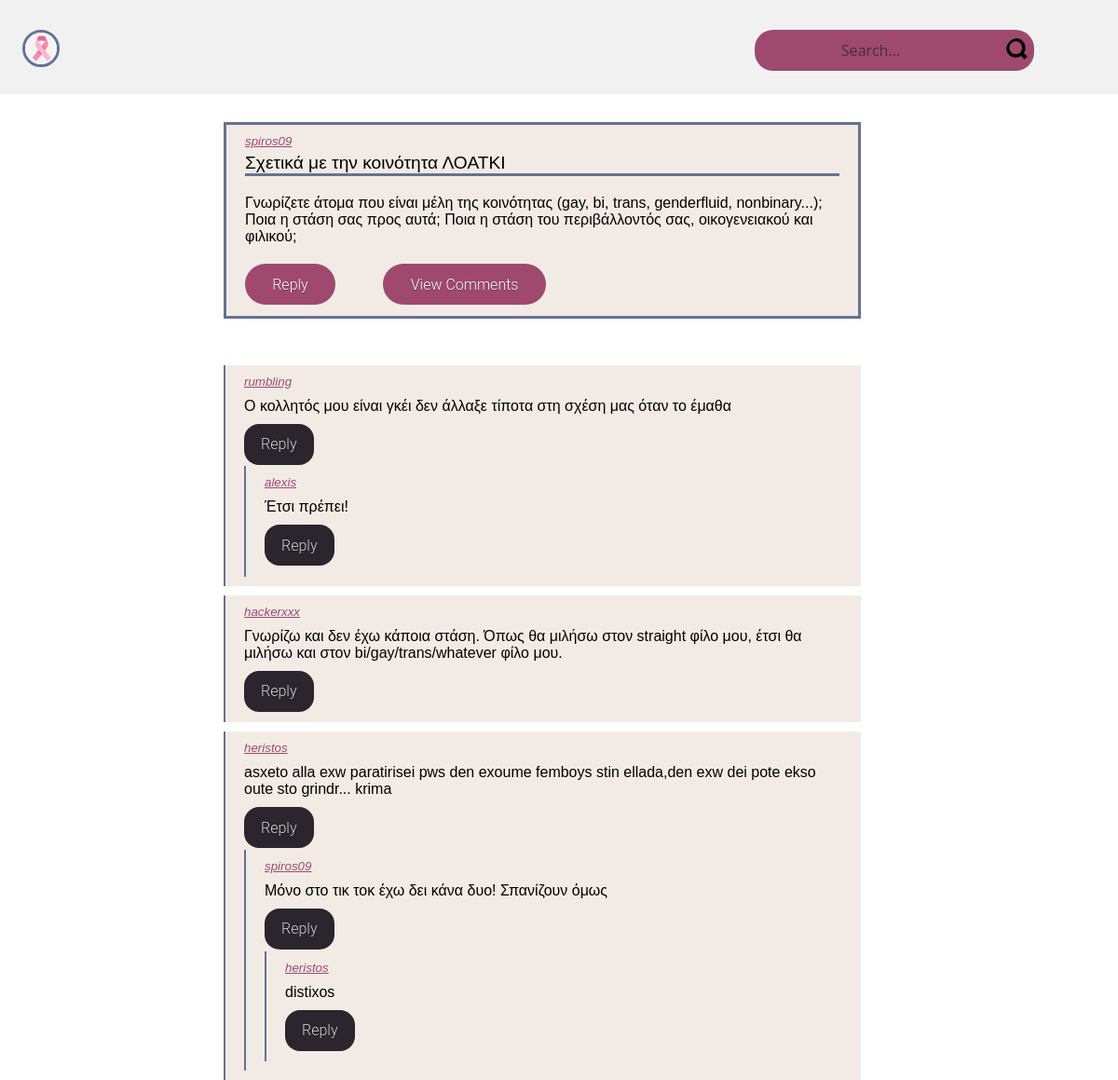
The app's page /postWithComments.php?postid=4 with its own data.
### tables this page shows
CREATE TABLE `articles` (
  `ID` int(10) UNSIGNED NOT NULL,
  `TITLE` varchar(50) NOT NULL,
  `USERNAME` varchar(20) DEFAULT NULL,
  `CONTENT` varchar(1000) DEFAULT NULL,
  `DATE` datetime NOT NULL
);

CREATE TABLE `comments` (
  `ID` int(11) UNSIGNED NOT NULL,
  `USERNAME` varchar(20) DEFAULT NULL,
  `COMMENT` varchar(1000) NOT NULL,
  `ARTICLE_ID` int(10) UNSIGNED NOT NULL
);

CREATE TABLE `comments_on_comments` (
  `COMMENTS` int(11) UNSIGNED NOT NULL,
  `FOLLOWS` int(11) UNSIGNED NOT NULL
);

### postWithComments.php (the view, shortened to what this page needs)
<!DOCTYPE html>
<html>
    <head>
        <link rel="stylesheet" href="./postWithComments.css">
        <link rel="stylesheet" href="./post.css">
        <link rel="stylesheet" href="comment.css">
    </head>
    <body>
        <div>
            <?php include "header.php";?>
        </div>
        <div id="postWithComments">
            <div>
                <?php
                    $conn = @mysqli_connect("localhost", "NotLoginUsers", "NLogUsSHC");
                    $sqlQuery = "SELECT * FROM articles WHERE ID =".$_GET["postid"];
                    $results = mysqli_query($conn, $sqlQuery);
                    $row = mysqli_fetch_array($results);
                    $usertext = $row["USERNAME"];
                    $titletext = $row["TITLE"];
                    $bodytext = $row["CONTENT"];
                    $postid = $row["ID"];
                    include("post.php");
                ?>
            </div>
            <div id="commentList">
                <?php
                    function produceReply($parentid, $conn) {
                        $sqlQuery = "SELECT * FROM `comments_on_comments` INNER JOIN comments ON follows = comments.id WHERE COMMENTS =".$parentid ;
                        $results = mysqli_query($conn, $sqlQuery);
                        while($row = mysqli_fetch_array($results)) {
                            echo
                            "<div class=\"comment\">
                            <div class=\"commentUser\">
                                <a class=\"commentUserLink\" href=\"profilepage.php?user=".$row["USERNAME"]."\"> ".$row["USERNAME"]."</a>
                            </div>
                            <div class=\"commentBody\">
                                <a>".$row["COMMENT"]."</a>
                            </div>
                            <div class=\"commentButtons\">
                                <button class=\"commentReplyButton bn2\">Reply</button>
                            </div>
                            <div class=\"commentReply\">";
                            produceReply($row["ID"], $conn);
                            echo
                                "</div>
                            </div>";
                        }
                    }
                    $conn = @mysqli_connect("localhost", "NotLoginUsers", "NLogUsSHC");
                    $sqlQuery = "SELECT * FROM comments WHERE ARTICLE_ID =".$_GET["postid"]." AND ID NOT IN (SELECT FOLLOWS FROM comments_on_comments)";
                    $results = mysqli_query($conn, $sqlQuery);
                    while($row = mysqli_fetch_array($results)) {
                        echo
                        "<div class=\"comment\">
                            <div class=\"commentUser\">
                                <a class=\"commentUserLink\" href=\"profilepage.php?user=".$row["USERNAME"]."\"> ".$row["USERNAME"]."</a>
                            </div>
                            <div class=\"commentBody\">
                                <a>".$row["COMMENT"]."</a>
                            </div>
                            <div class=\"commentButtons\">
                                <button class=\"commentReplyButton bn2\">Reply</button>
                            </div>
                            <div class=\"commentReply\">";
                        produceReply($row["ID"], $conn);
                        echo
                            "</div>
                        </div>";
                    }
                ?>
            </div>
        </div>
    </body>
</html>

### post.php
<?php
echo
"<div class=\"post\">
    <div class=\"postUser\">
        <a class=\"postUserLink\" href=\"profilepage.php?user=".$usertext."\">
            ".$usertext."
        </a>
    </div>
    <div class=\"postTitle\">
        <a>".$titletext."</a>
    </div>
    <div class=\"postBody\">
        <a>
            ".$bodytext."
        </a>
    </div>
    <div class=\"postButtons\">
        <button class=\"postReplyButton bn1\" onclick=\"openReply(".$postid.");\">
            Reply
        </button>
        <button class=\"postViewCommentsButton bn1\" onclick=\"openPost(".$postid.");\">
            View Comments
        </button>
    </div>
</div>";
?>

### postWithComments.css (style rules this page uses)
#postWithComments { display: flex; flex-direction: column; gap: 50px; width: 60%; margin: auto; padding-top: 30px; }
#commentList { display: flex; flex-direction: column; gap: 10px; }

### post.css (style rules this page uses)
.post { align-self: center; background-color: #f2ebe5; border: solid #647295; width: 95%; height: auto; padding: 10px 20px 10px 20px; }
.postUser { padding-bottom: 5px; font-size: smaller; font-style: italic; }
.postUserLink { color:#9f496e; }
.postTitle { font-size: larger; border-style: solid; border-color: #647295; border-top: hidden; border-left: hidden; border-right: hidden; }
.postBody { padding-top: 20px; padding-bottom: 20px }
.postButtons { vertical-align: bottom; display: flex; gap: 50px; }
.postReplyButton { width: auto; }
.postViewCommentsButton { width: auto; }

### comment.css (style rules this page uses)
.comment { background-color: #f2ebe5; border-left: 2px solid #647295; width: 95%; height: auto; padding: 10px 20px 10px 20px; }
.commentBody { padding: 10px 0px 10px 0px; }
.commentButtons { padding: 0px 0px 0px 0px; }
.commentReplyButton { width: auto; }
.commentUser { font-size: smaller; font-style: italic; }
.commentUserLink { color:#9f496e; }

### header.css (style rules this page uses)
* { box-sizing: border-box; }
body { margin: 0; font-family: Arial, Helvetica, sans-serif; }
.bn1 { display: inline-block; padding: 0.5em 1.7em; margin: 0 0.1em 0.1em 0; border: 0.16em solid rgba(255, 255, 255, 0); background-color: #9f496e; border-radius: 2em; box-sizing: border-box; text-decoration: none; font-family: "Roboto", sans-serif; font-weight: 300; color: #ffffff; text-shadow: 0 0.04em 0.04em rgba(0, 0, 0, 0.35); text-align: center; transition: all 0.2s; cursor: pointer; }
.bn2 { display: inline-block; padding: 0.5em 1em; margin: 0 0.1em 0.1em 0; border: 0.16em solid rgba(255, 255, 255, 0); background-color: #2b262d; border-radius: 1em; box-sizing: border-box; text-decoration: none; font-weight: 300; color: lightgrey; text-shadow: 0 0.04em 0.04em rgba(0, 0, 0, 0.35); text-align: center; transition: all 0.2s; cursor: pointer; font-family: "Roboto", sans-serif; }
::placeholder { color: #2b262d; opacity: 0.7; }
button { all: unset; cursor: pointer; width: 44px; height: 44px; align-items: center; }

### records on screen
articles: USERNAME "spiros09", TITLE "Σχετικά με την κοινότητα ΛΟΑΤΚΙ", CONTENT "Γνωρίζετε άτομα που είναι μέλη της κοινότητας (gay, bi, trans, genderfluid, nonbinary...); Ποια η στάση σας προς αυτά; Ποια η στάση του περιβάλλοντός σας, οικογενειακού και φιλικού;"
comments: USERNAME "rumbling", COMMENT "O κολλητός μου είναι γκέι δεν άλλαξε τίποτα στη σχέση μας όταν το έμαθα"
comments_on_comments: FOLLOWS.USERNAME "alexis", FOLLOWS.COMMENT "Έτσι πρέπει!"
comments: USERNAME "hackerxxx", COMMENT "Γνωρίζω και δεν έχω κάποια στάση. Όπως θα μιλήσω στον straight φίλο μου, έτσι θα μιλήσω και στον bi/gay/trans/whatever φίλο μου."
comments: USERNAME "heristos", COMMENT "asxeto alla exw paratirisei pws den exoume femboys stin ellada,den exw dei pote ekso oute sto grindr... krima"
comments_on_comments: FOLLOWS.USERNAME "spiros09", FOLLOWS.COMMENT "Μόνο στο τικ τοκ έχω δει κάνα δυο! Σπανίζουν όμως"
comments_on_comments: FOLLOWS.USERNAME "heristos", FOLLOWS.COMMENT "distixos"
